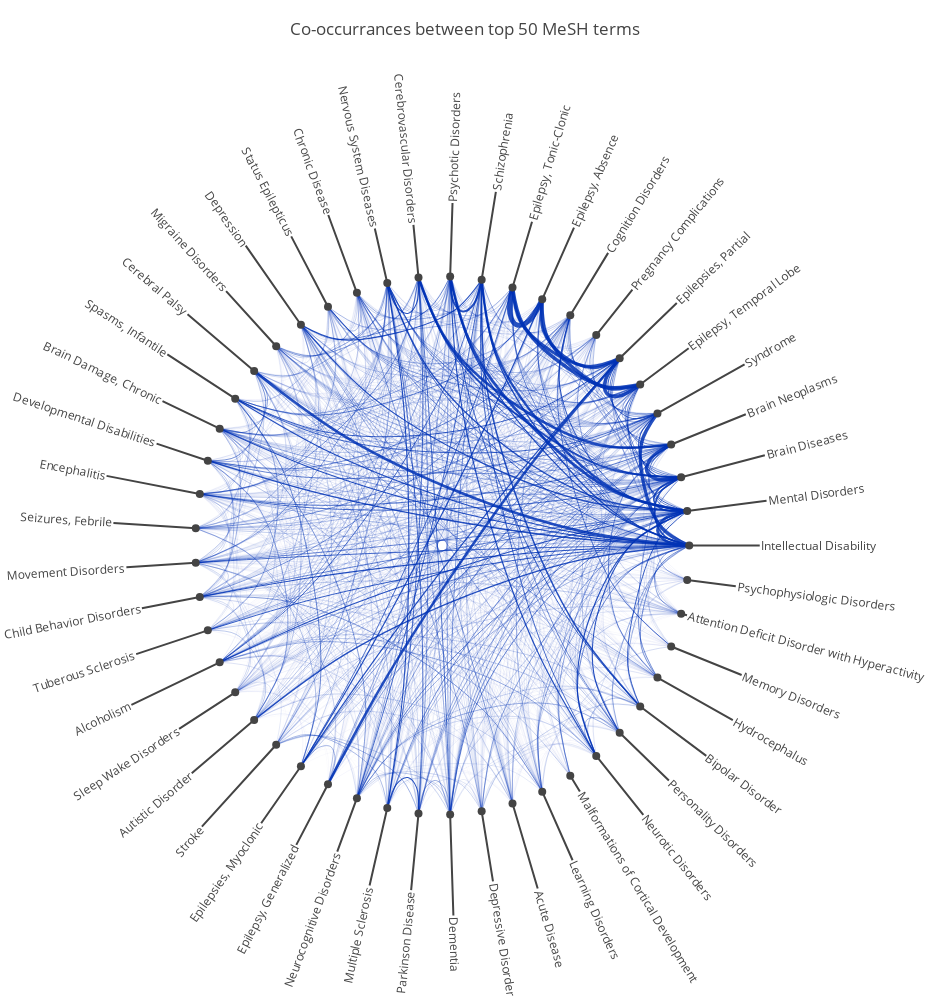

The code cell stored with this chart in its notebook:
### Code cell
p = create_chord_plot(top_coo_sp, labels = top_mesh_labels)
PlotlyJSFactory.PlotlyJS.relayout!(p, title="Co-occurrances between top 50 MeSH terms")
p
